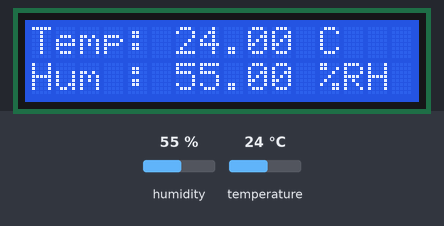
The sketch below on a simulated Arduino Uno, built with avr-gcc and run on an emulated ATmega328P. Parts: 16×2 character LCD. The inputs (shaded band) are chosen by the test bench; at power-on: humidity 55 %, temperature 24 °C.

Above: at 4.3 s.
4.4 s: humidity set to 22 %
At 6.5 s:
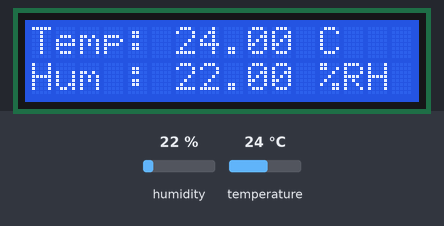
8.2 s: temperature set to 12 °C
At 10.0 s:
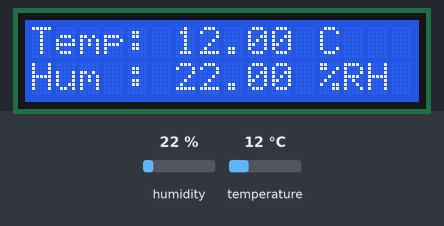
12.0 s: humidity set to 40 %
At 13.6 s:
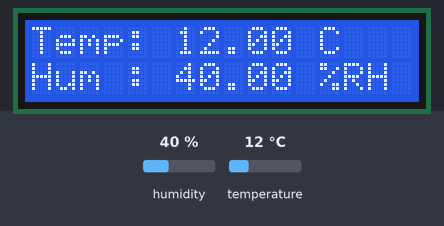
15.8 s: temperature set to 19 °C
At 19.3 s:
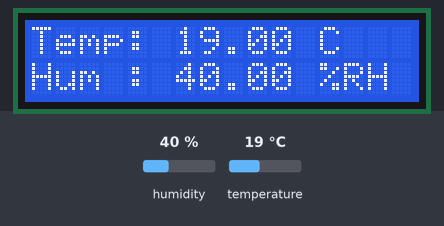
Timing chart, 0 to 20.7 s (numbered marks = the images above; inputs shaded):
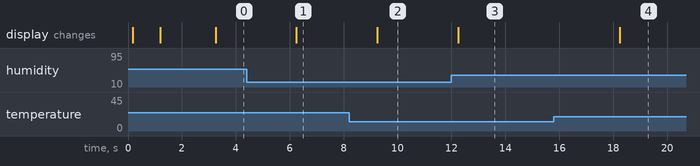

The sketch:

environmental_monitor_system.ino
```cpp
#include <DHT.h>
#include <Wire.h>
#include <LiquidCrystal_I2C.h>

const int DHTPIN = 4;
const int DHTTYPE = DHT11;

DHT dht(DHTPIN, DHTTYPE);
LiquidCrystal_I2C lcd(0x27, 16, 2);

float temp;
float hum;

unsigned long previousMillis = 0;
const unsigned long interval = 1000;

void setup() {

  dht.begin();

  lcd.init();
  lcd.backlight();
  lcd.setCursor(1,0);
  delay(100);
  lcd.print("Environmental");
  delay(1000);
  lcd.setCursor(0,1);
  lcd.print("Monitor   System");
  delay(2000);

}

void loop(){

  unsigned long currentMillis = millis();

  if (currentMillis - previousMillis >= interval) {
    previousMillis = currentMillis;

    temp = dht.readTemperature();
    hum = dht.readHumidity();

    lcd.clear();
    lcd.setCursor(0,0);
    lcd.print("Temp: "); lcd.print(temp); lcd.print(" C  ");
    lcd.setCursor(0,1);
    lcd.print("Hum : "); lcd.print(hum); lcd.print(" %RH ");
  }
}
```

Measured:
- after the input at 4.4 s, the display: changes after 1.8 s (image 1)
- after the input at 8.2 s, the display: changes after 1.0 s (image 2)
- after the input at 12.0 s, the display: changes after 0.25 s (image 3)
- after the input at 15.8 s, the display: changes after 2.4 s (image 4)
